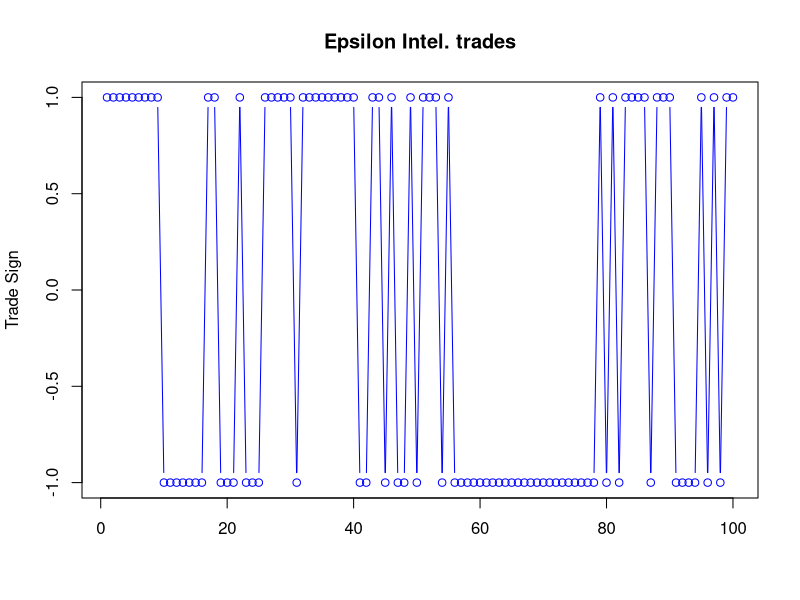
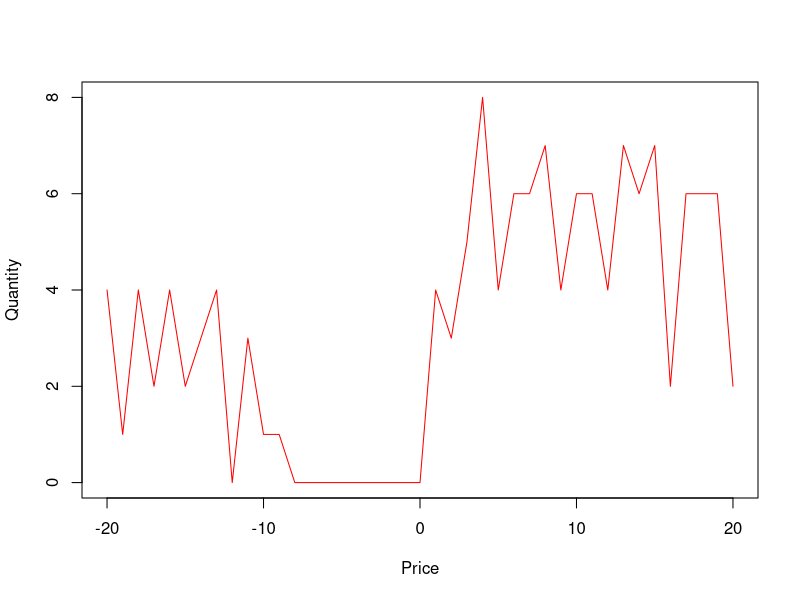
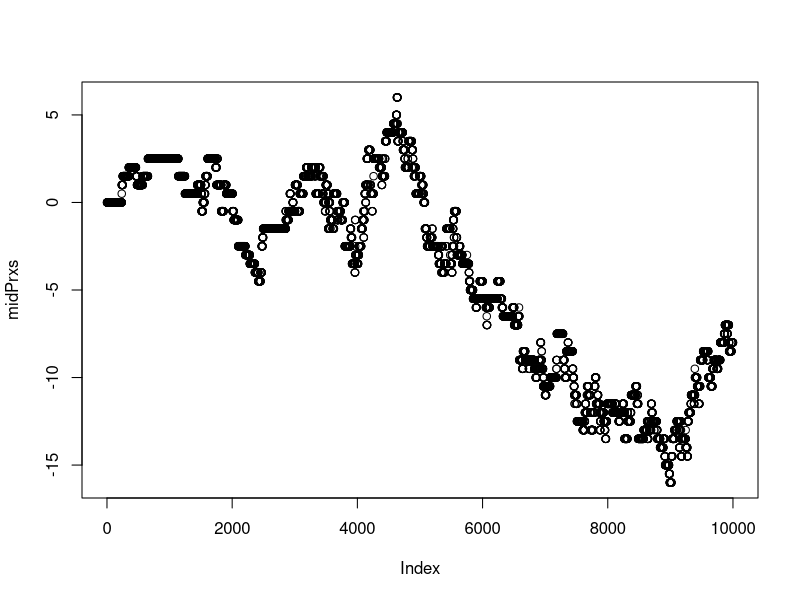
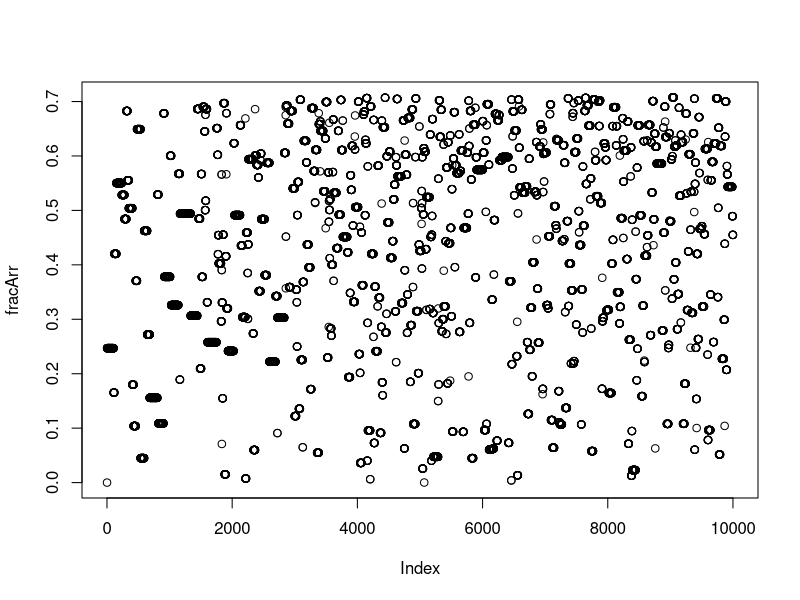
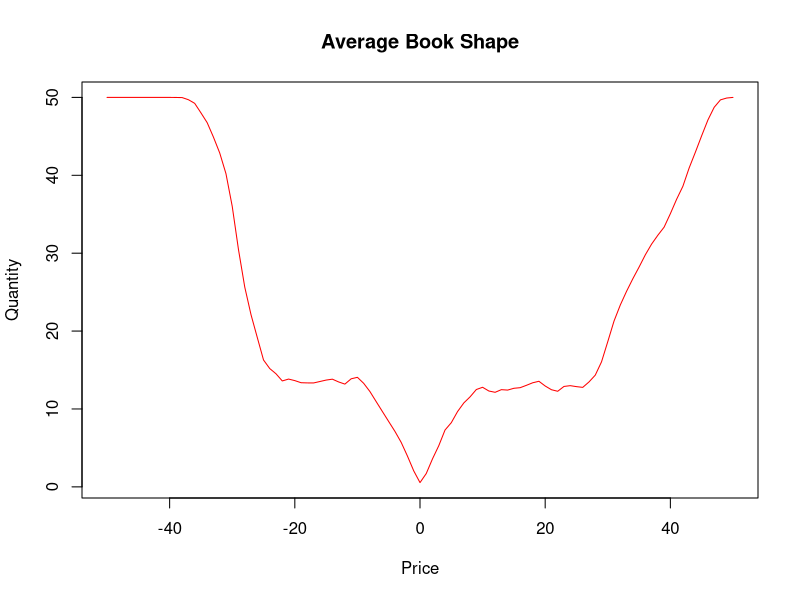

The R source for these figures, in order:
# Epsilon Intelligence order book simulation

setwd("C:/aya/Documents/MFE/Baruch/Capstone/")

#Book setup
L <- 30 #Set number of price levels to be included in iterations

# Generate initial book
LL <- 1000 #Total number of levels in buy and sell books

mbLag <- 1;
msLag <- 1;

# Initialize book with asymptotic depth of 5 shares
initializeBook5 <- function()
{
    Price <<- -LL:LL    
    # Book shape is set to equal long-term average from simulation
    buySize <<- c(rep(50,LL-8),50,40,40,30,30,20,20,10,rep(0,LL+1))
    sellSize <<- c(rep(0,LL),0,10,20,20,30,30,40,40,50,rep(50,LL-8))
    book <<- data.frame(Price, buySize, sellSize ) 
    eventLog <<- as.data.frame(matrix(0,nrow=numEvents,ncol=2))
    colnames(eventLog)<<-c("Type","Price")
    count <<- 0
    eventType <<- c("LB","LS","CB","CS","MB","MS")
    eventDescr <<- NA
}


#Various utility functions
bestOffer <- function(){min(book$Price[book$sellSize>0])}
bestBid <- function(){max(book$Price[book$buySize>0])}
spread <- function(){bestOffer()-bestBid()}
mid <- function(){(bestOffer()+bestBid())/2}

#Functions to find mid-market
bidPosn<-function()length(book$buySize[book$Price<=bestBid()])
askPosn<-function()length(book$sellSize[book$Price<=bestOffer()])
midPosn<-function(){floor((bidPosn()+askPosn())/2)}

#Display center of book
go <- function(){book[(midPosn()-20):(midPosn()+20),]}

#Display book shape
bookShape<-function(band){c(book$buySize[LL+1+(-band:0)],book$sellSize[LL+1+1:band])}
dynamicBookShape<-function(band){c(book$buySize[LL+1+mid()+(-band:0)],book$sellSize[LL+1+mid()+1:band])}

bookPlot<-function(band){
  plot((-band:band),bookShape(band),
	col="red",type="l",xlab="Price",ylab="Quantity")
	}

#Choose from L whole numbers in (1,...,L) with uniform probability
pick <- function(m){sample(1:m,1)}

# Switch logging on
logging <- T

#calculate market buy/sell quantity. fraction of the volume for a mkt buy/sell
calculateFracVolume <- function()
{
  u_rv <- runif(1,zeta_g,1);
  frac_g <<- 1 - exp(log(u_rv/zeta_g)/(zeta_g-1));
  
}


#Buy limit order
limitBuyOrder <- function(price=NA){
			if (is.na(price))
            	{prx <<- (bestOffer()-pick(L))}
            else prx <<-price  
            if(logging==T){eventLog[count,]<<- c("LB",prx)} 
            book$buySize[book$Price==prx]<<-book$buySize[book$Price==prx]+1} 

#Sell limit order
limitSellOrder <- function(price=NA){
            if (is.na(price))
            	{prx <<- (bestBid()+pick(L))}
            else prx <<-price  
            if(logging==T){eventLog[count,] <<- c("LS",prx)}  
            book$sellSize[book$Price==prx]<<-book$sellSize[book$Price==prx]+1} 

#Cancel buy order            
cancelBuyOrder<-function(price=NA){
				q<-pick(nb) 
                tmp <- cumsum(rev(book$buySize))  #Cumulative buy size from 0
                posn <- length(tmp[tmp>=q]) #gives position in list where cumulative size >q
                prx <<- book$Price[posn] 
                if (!is.na(price)) {prx <<-price} 
                if(logging==T){eventLog[count,]<<- c("CB",prx)} 
                book$buySize[posn]<<-book$buySize[posn]-1}
                  

#Cancel sell order
cancelSellOrder<-function(price=NA){
                     q<-pick(ns) 
                     tmp <- cumsum(book$sellSize)  #Cumulative sell size from 0
                     posn <- length(tmp[tmp<q])+1 
                     prx <<- book$Price[posn] 
                     if (!is.na(price)) {prx <<-price}  
                     if(logging==T){eventLog[count,]<<- c("CS",prx)} 
                     book$sellSize[posn]<<-book$sellSize[posn]-1}
                      
#Market buy order
marketBuyOrder <- function(){
                    mbLag <<- 1;
                    msLag <<- msLag+1;
                    prx <<- bestOffer() 
                     if(logging==T){eventLog[count,]<<- c("MB",prx)} 
                    calculateFracVolume();
                    volume <- frac_g * book$sellSize[book$Price==prx];
                     book$sellSize[book$Price==prx]<<- round(book$sellSize[book$Price==prx]-(volume));
                    
                    
}

#Market sell order
marketSellOrder <- function(){
                      msLag <<- 1;
                      mbLag <<- mbLag+1;                      
                     prx <<- bestBid() 
                     if(logging==T){eventLog[count,]<<- c("MS",prx)} 
                      calculateFracVolume();
                      volume <- frac_g * book$buySize[book$Price==prx];
                     book$buySize[book$Price==prx]<<-round(book$buySize[book$Price==prx]-(volume));
                   
                      
}

## calculate the market buy/sell probability based on powerlaw distribution
marketOrder <- function(){

   probBuy <- 1/gamma * (mbLag)^ ( - (gamma) );   
   probSell <- 1/gamma * (msLag)^ ( - (gamma) );
  
   probBuy1 <- (mu/eventRate) * probBuy/(probBuy + probSell);
   probSell1 <- (mu/eventRate) * probSell/(probBuy + probSell);
    
#  cat('Prob Buy1:' , probBuy1, '\n');
#  cat('Prob Sell1:', probSell1, '\n');
   
  probMaktOrder <- c(probBuy1, probSell1);
  m <- sample(1:2,1, replace = TRUE, probMaktOrder);
  switch(m,
         marketBuyOrder(),
         marketSellOrder()
         )

}


#Generate an event and update the buy and sell books
#Note that limit orders may be placed inside the spread
generateEvent <- function()
    {
    nb <<- sum(book$buySize[book$Price>=(bestOffer()-L)]); # Number of cancelable buy orders
    ns <<- sum(book$sellSize[book$Price<=(bestBid()+L)]); # Number of cancelable sell orders
    eventRate <<- nb*delta+ns*delta + mu +2*L*alpha;
    probEvent <- c(L*alpha,L*alpha,nb*delta,ns*delta,mu)/eventRate;
    m <- sample(1:5, 1, replace = TRUE, probEvent); #Choose event type
    switch(m,
    		limitBuyOrder(),
    		limitSellOrder(),
    		cancelBuyOrder(),
    		cancelSellOrder(),
    		marketOrder()
    		);
    
    }

#####################################################################################################
# End of setup
#####################################################################################################

# Simulate and generate time series of returns
alpha <-1; mu<-10; delta <- 0.2; gamma <- 0.5; # Asymptotic book depth is 5
eventRate <- 1
zeta_g <- 0.65;
frac_g <- 0.0;
band <- 50

numEvents <- 10000;
initializeBook5();
midPrxs <- c(rep(0, numEvents))
fracArr <- c(rep(0, numEvents))

bookState <- as.data.frame(matrix(0,nrow=2*band+1, ncol=1));
midprx <- c(rep(0,numEvents));


for(count in 1:numEvents){
  generateEvent()
  midPrxs[count] <- mid() 
  fracArr[count] <- frac_g;
  bookState[,1] <- bookState[,1] + dynamicBookShape(band)
  
  
  }

tradeLog <- eventLog[(eventLog$Type=="MB")|(eventLog$Type=="MS"),]
tradeSigns <- ifelse(tradeLog$Type=="MB",+1,-1);
someTrades <- 1:100;
plot(tradeSigns[someTrades],type="b",col="blue",xlab=NA, ylab="Trade Sign",main="Epsilon Intel. trades")
bookPlot(20);

plot(midPrxs)
plot(fracArr)
aveBookShape <- bookState[,1]/numEvents;
plot((-band:band),aveBookShape, col="red",type="l",xlab="Price",ylab="Quantity", main="Average Book Shape")


########################################################################################
# End of time series generation
########################################################################################


